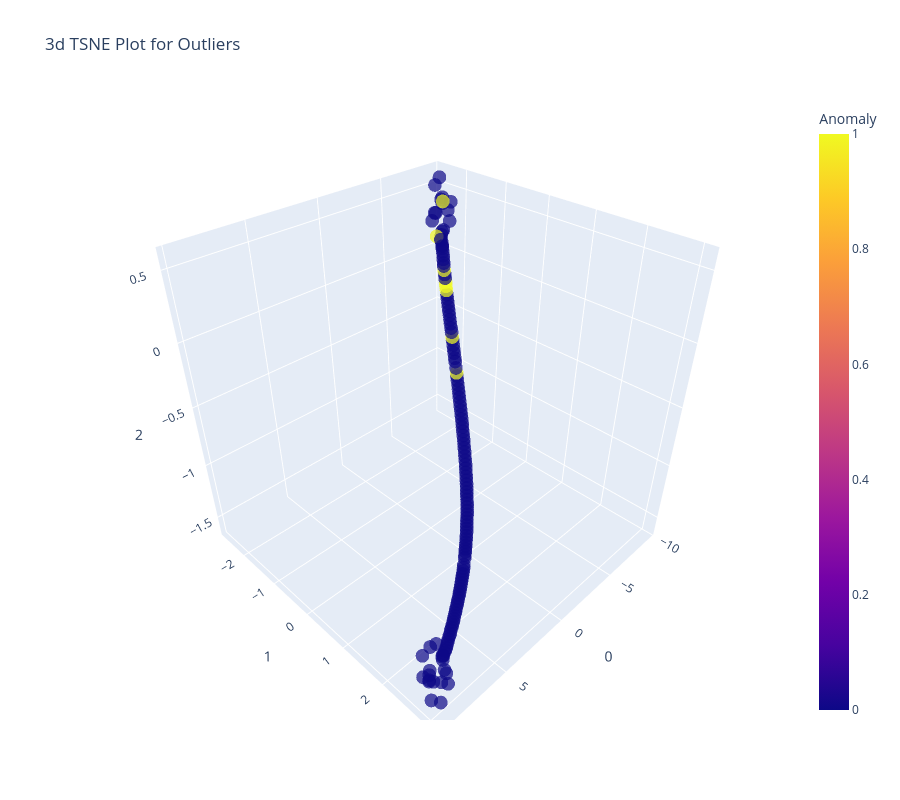

Notebook cell for this chart:
### Code cell
from pycaret.anomaly import *
df = pd.read_csv('../../Dataset/iris-full.csv')

exp_name = setup(data = df)
abod = create_model('abod')
plot_model(abod, plot = 'tsne')

### Figure 1 — Plotly figure (JSON) as saved in the notebook; plotly's stock layout.template omitted (floating-point values rounded to 4 significant figures; data arrays with more than 128 entries replaced by an {"elided": "..."} marker saying what was removed)
{"data": [{"customdata": {"elided": "150x1 int values"}, "hovertemplate": "0=%{x}<br>1=%{y}<br>2=%{z}<br>Feature=%{customdata[0]}<br>Anomaly=%{marker.color}<extra></extra>", "legendgroup": "", "marker": {"color": {"elided": "150 int values"}, "coloraxis": "coloraxis", "opacity": 0.7, "symbol": "circle"}, "mode": "markers", "name": "", "scene": "scene", "showlegend": false, "type": "scatter3d", "x": {"elided": "150 float values"}, "y": {"elided": "150 float values"}, "z": {"elided": "150 float values"}}], "layout": {"coloraxis": {"colorbar": {"title": {"text": "Anomaly"}}, "colorscale": [[0, "#0d0887"], [0.1111, "#46039f"], [0.2222, "#7201a8"], [0.3333, "#9c179e"], [0.4444, "#bd3786"], [0.5556, "#d8576b"], [0.6667, "#ed7953"], [0.7778, "#fb9f3a"], [0.8889, "#fdca26"], [1, "#f0f921"]]}, "height": 800, "legend": {"tracegroupgap": 0}, "scene": {"domain": {"x": [0, 1], "y": [0, 1]}, "xaxis": {"title": {"text": "0"}}, "yaxis": {"title": {"text": "1"}}, "zaxis": {"title": {"text": "2"}}}, "title": {"text": "3d TSNE Plot for Outliers"}, "width": 900}}
